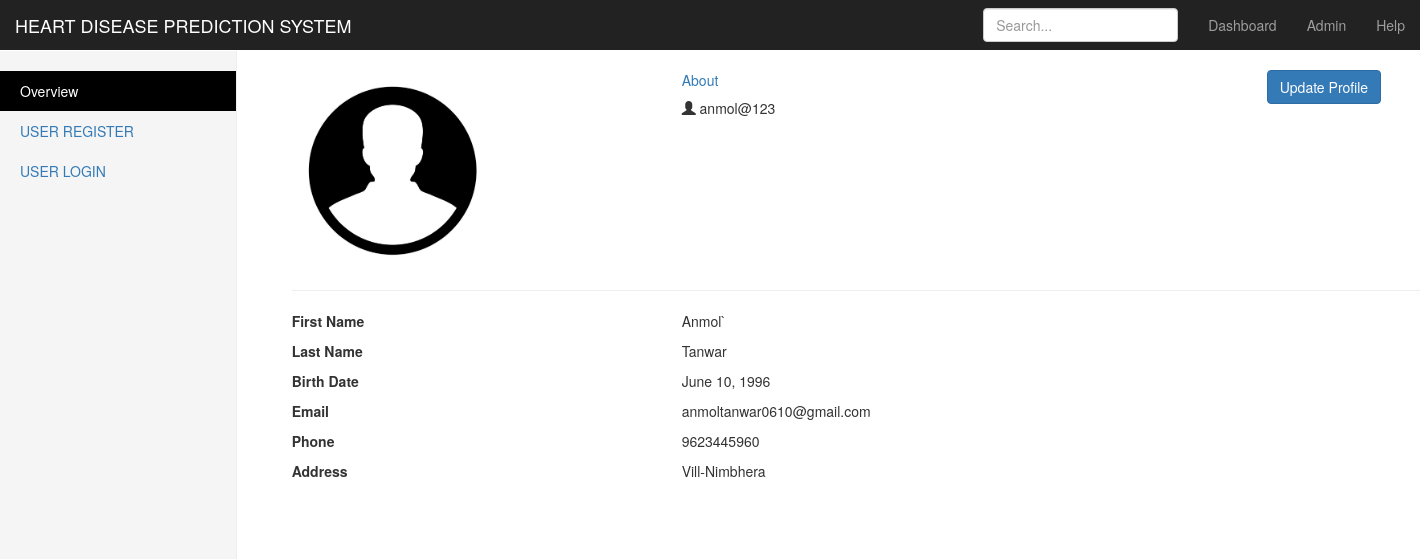
The app's page /hdps/2/ with its own data.
### hdps/models.py (models this page shows)
class Profile(models.Model):
    user = models.OneToOneField(settings.AUTH_USER_MODEL, primary_key = True,on_delete=models.CASCADE)
    age = models.IntegerField(blank=True,null=True)
    birth_date = models.DateField(null=True, blank=True)
    phone_no = models.IntegerField()
    address = models.CharField(max_length=30, blank=True)
    profile_pic = models.ImageField(blank=True,null=True)
    def __str__(self):
        return " {} ".format(self.user)

### hdps/views.py (the view)
# urls.py: path('<int:pk>/',views.ProfileDetailView.as_view(),name='profile-detail'),
class ProfileDetailView(DetailView):
    model = Profile
    template_name = 'profile_detail.html'
    def get_object(self):
        try:
            object = super().get_object()
        except:
            object = None
            return object
        return object

### hdps/templates/profile_detail.html (shortened to what this page needs)
{% extends 'home.html' %}
{% load static %}
{% block body_block %}
<div class="col-sm-9 col-sm-offset-3 col-md-10 col-md-offset-2 main">
  {% if object is not None%}
  <div class="container emp-profile">
            <form method="post">
                <div class="row">
                    <div class="col-md-4">
                        <div class="profile-img">
                            <img src="{%static 'images/profile1.jpg'%}" height="200" width="200" alt="Image Not Available"/>
                        </div>
                    </div>
                    <div class="col-md-6">
                        <div class="profile-head">
                          <a class="nav-link active" id="home-tab" data-toggle="tab" href="" role="tab" aria-controls="home" aria-selected="true">About</a>
                              <h5>
                                  <span class="glyphicon glyphicon-user" aria-hidden="true"></span>      {{object}}
                                    </h5>
                        </div>
                    </div>
                    <div class="col-md-2">
                      <a href="update">  <button type="button" class="btn btn-primary">Update Profile</button></a>
                    </div>
                </div>
                <hr>
                <div class="row">
                    <div class="col-md-8">
                                        <div class="row">
                                            <div class="col-md-6">
                                                <label>First Name</label>
                                            </div>
                                            <div class="col-md-6">
                                                <p>{{object.user.first_name}}</p>
                                            </div>
                                        </div>
                                        <div class="row">
                                            <div class="col-md-6">
                                                <label>Last Name</label>
                                            </div>
                                            <div class="col-md-6">
                                                <p>{{object.user.last_name}}</p>
                                            </div>
                                        </div>
                                        <div class="row">
                                            <div class="col-md-6">
                                                <label>Birth Date</label>
                                            </div>
                                            <div class="col-md-6">
                                                <p>{{object.birth_date}}</p>
                                            </div>
                                        </div>
                                        <div class="row">
                                            <div class="col-md-6">
                                                <label>Email</label>
                                            </div>
                                            <div class="col-md-6">
                                                <p>{{object.user.email}}</p>
                                            </div>
                                        </div>
                                        <div class="row">
                                            <div class="col-md-6">
                                                <label>Phone</label>
                                            </div>
                                            <div class="col-md-6">
                                                <p>{{object.phone_no}}</p>
                                            </div>
                                        </div>
                                        <div class="row">
                                            <div class="col-md-6">
                                                <label>Address</label>
                                            </div>
                                            <div class="col-md-6">
                                                <p>{{object.address}}</p>
                                            </div>
                                        </div>
                            </div>
            </form>
        </div>
        {%else%}
        <a href="profile/">  <button type="button" class="btn btn-primary">Create Profile</button></a>
        {%endif%}
    </div>
{% endblock %}

### hdps/templates/home.html (shortened to what this page needs)
<!DOCTYPE html>
{% load static %}
<html lang="en">
  <head>
    <link rel="stylesheet" href="https://maxcdn.bootstrapcdn.com/bootstrap/3.3.7/css/bootstrap.min.css">
    <link rel='stylesheet' href=" {% static 'css/home.css' %}" />
</head>
  <body>
    <nav class="navbar navbar-inverse navbar-fixed-top">
      <div class="container-fluid">
        <div class="navbar-header">
          <a class="navbar-brand" href="{%url 'home'%}">HEART DISEASE PREDICTION SYSTEM</a>
        </div>
        <div id="navbar" class="navbar-collapse collapse">
          <ul class="nav navbar-nav navbar-right">
            <li><a href="{%url 'home'%}">Dashboard</a></li>
            {% if user.is_authenticated %}
              <li><a href="{% url 'hdps:profile-detail' request.user.id %}">Profile</a></li>
              <li><a href="{% url 'hdps:logout'%}">Log Out</a></li>
            {%else%}
              <li><a href="admin/">Admin</a></li>
            {% endif %}
            <li><a href="#">Help</a></li>
          </ul>
          <form class="navbar-form navbar-right">
            <input type="text" class="form-control" placeholder="Search...">
          </form>
        </div>
      </div>
    </nav>
    <div class="container-fluid">
      <div class="row">
        <div class="col-sm-3 col-md-2 sidebar">
          {% if user.is_authenticated %}
          <ul class="nav nav-sidebar">
            <li><a href="{%url 'hdps:user-report-form' %}">CHECK HEART STATUS</a></li>
            <li><a href="{%url 'hdps:user-reports'%}">REPORTS</a></li>
            <li><a href="#">ANALYTICS</a></li>
            <li><a href="#">EXPORT</a></li>
          </ul>
          {% else %}
          <ul class="nav nav-sidebar">
            <li class="{% block overview-link %}active{% endblock %}"><a href="{%url 'home'%}">Overview <span class="sr-only">(current)</span></a></li>
            <li class="{% block register-link%}{%endblock%}"><a href="{% url 'hdps:user_signup'  %}">USER REGISTER</a></li>
            <li class="{% block login-link%}{%endblock%}"><a href="{% url 'hdps:login' %}">USER LOGIN</a></li>
          </ul>
          {% endif %}
        </div>
        {% block body_block %}{% endblock %}
        </div>
      </div>
  </body>
</html>

### hdps/static/css/home.css (style rules this page uses)
body { padding-top:50px; }
.navbar-fixed-top { border: 0; }
.sidebar { display: none; }
@media (min-width: 768px) { .sidebar { position: fixed; top: 51px; bottom: 0; left: 0; z-index: 1000; display: block; padding: 20px; overflow-x: hidden; overflow-y: auto; background-color: #f5f5f5; border-right: 1px solid #eee; } }
.nav-sidebar { margin-right: -21px; margin-bottom: 20px; margin-left: -20px; }
.nav-sidebar > li > a { padding-right: 20px; padding-left: 20px; }
.nav-sidebar > .active > a, .nav-sidebar > .active > a:hover, .nav-sidebar > .active > a:focus { color: #fff; background-color: black; }
.main { padding: 20px; }
@media (min-width: 768px) { .main { padding-right: 40px; padding-left: 40px; } }

### records on screen
Profile: user_id.username "anmol@123", user.first_name "Anmol`", user.last_name "Tanwar", birth_date "June 10, 1996", user.email "anmoltanwar0610@gmail.com", phone_no "9623445960", address "Vill-Nimbhera"
